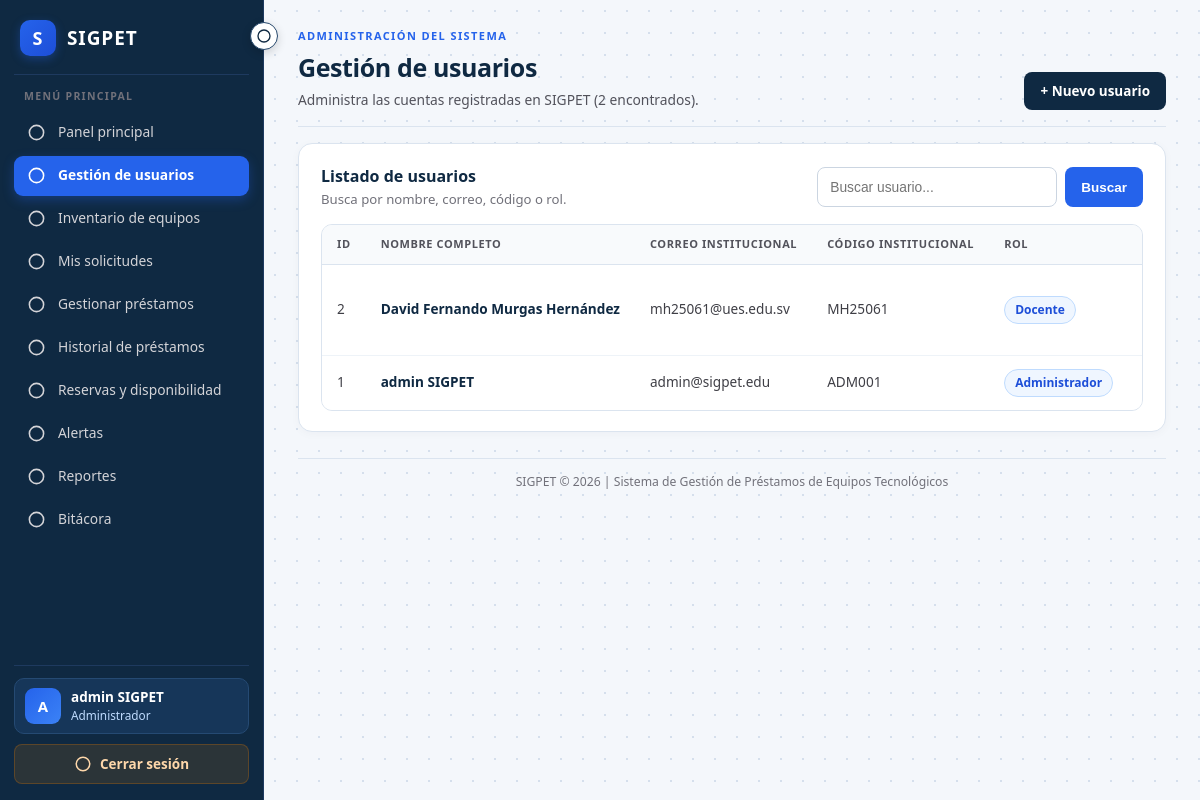
/usuarios/listar.php (signed in), run on the app's committed database.
### tables this page shows
CREATE TABLE `usuarios` (
  `id_usuario` int(11) NOT NULL,
  `id_rol` int(11) NOT NULL,
  `nombres` varchar(100) NOT NULL,
  `apellidos` varchar(100) NOT NULL,
  `correo_institucional` varchar(150) NOT NULL,
  `codigo_institucional` varchar(30) DEFAULT NULL,
  `password` varchar(255) NOT NULL,
  `activo` tinyint(1) NOT NULL DEFAULT 1,
  `fecha_registro` timestamp NULL DEFAULT current_timestamp()
);

CREATE TABLE `roles` (
  `id_rol` int(11) NOT NULL,
  `nombre_rol` varchar(50) NOT NULL,
  `descripcion` varchar(255) DEFAULT NULL
);

### includes/permisos.php (called while the page is built, shortened)
<?php
$permisos = [
    "Administrador" => [
        "usuarios.consultar",
        "usuarios.registrar",
        "usuarios.editar",
        "usuarios.desactivar",
        "usuarios.asignar_roles",
        "inventario.consultar",
        "inventario.registrar",
        "inventario.editar",
        "inventario.dar_baja",
        "inventario.consultar_estado",
        "inventario.buscar_disponibles",
        "prestamos.solicitar",
        "prestamos.gestionar",
        "prestamos.historial",
        "reservas.consultar",
        "reservas.gestionar",
        "alertas.consultar",
        "alertas.gestionar",
        "reportes.consultar",
        "bitacora.consultar"
    ],
    "Encargado de préstamos" => [
        "inventario.consultar",
        "inventario.registrar",
        "inventario.editar",
        "inventario.dar_baja",
        "inventario.consultar_estado",
        "inventario.buscar_disponibles",
        "prestamos.gestionar",
        "prestamos.historial",
        "reservas.consultar",
        "reservas.gestionar",
        "alertas.consultar",
        "alertas.gestionar",
        "reportes.consultar",
        "bitacora.consultar"
    ],
    "Estudiante" => [
        "inventario.consultar",
        "inventario.consultar_estado",
        "inventario.buscar_disponibles",
        "prestamos.solicitar",
        "reservas.consultar",
        "alertas.consultar"
    ],
    "Docente" => [
        "inventario.consultar",
        "inventario.consultar_estado",
        "inventario.buscar_disponibles",
        "prestamos.solicitar",
        "reservas.consultar",
        "alertas.consultar"
    ],
    "Coordinador académico" => [
        "inventario.consultar",
        "inventario.consultar_estado",
        "inventario.buscar_disponibles",
        "prestamos.historial",
        "reservas.consultar",
        "alertas.consultar",
        "reportes.consultar",
        "bitacora.consultar"
    ]
];
function tienePermiso(string $permiso): bool
{
    global $permisos;
    $rol = $_SESSION["rol"];
    return isset($permisos[$rol])
        && in_array($permiso, $permisos[$rol], true);
}
?>

### usuarios/listar.php (the view, shortened to what this page needs)
<?php
require_once __DIR__ . '/../config/conexion.php';
$busqueda = trim($_GET['buscar'] ?? '');
$sql = 'SELECT u.id_usuario, u.nombres, u.apellidos, u.correo_institucional, u.codigo_institucional, u.activo, u.fecha_registro, u.id_rol, r.nombre_rol FROM usuarios u INNER JOIN roles r ON u.id_rol = r.id_rol';
$sql .= ' ORDER BY u.id_usuario DESC';
$stmt = $conexion->prepare($sql);
$stmt->execute();
$resultado = $stmt->get_result();
$todosUsuarios = $resultado->fetch_all(MYSQLI_ASSOC);
$totalUsuarios = count($todosUsuarios);
$porPagina = 8;
$totalPaginas = max(1, (int)ceil($totalUsuarios / $porPagina));
$paginaActual = max(1, min($totalPaginas, (int)($_GET['pagina'] ?? 1)));
$offset = ($paginaActual - 1) * $porPagina;
$usuariosPagina = array_slice($todosUsuarios, $offset, $porPagina);
?>
<!DOCTYPE html><html lang="es"><head><meta charset="UTF-8"><meta name="viewport" content="width=device-width, initial-scale=1.0"><title>Gestión de usuarios | SIGPET</title>
    <link rel="icon" type="image/svg+xml" href="../assets/favicon.svg"><link rel="stylesheet" href="../CSS/base.css"><link rel="stylesheet" href="../CSS/dashboard.css"><link rel="stylesheet" href="../CSS/usuarios.css"><link rel="stylesheet" href="../CSS/inventario.css"></head>
<body class="dashboard-body"><div class="dashboard-layout">
<?php $rutaBase = '../'; $paginaActiva = 'usuarios'; require __DIR__ . '/../includes/sidebar.php'; ?>
<main class="dashboard-main"><header class="dashboard-header"><div><span class="header-subtitle">ADMINISTRACIÓN DEL SISTEMA</span><h1>Gestión de usuarios</h1><p class="header-desc">Administra las cuentas registradas en SIGPET (<?= $totalUsuarios ?> encontrado<?= $totalUsuarios === 1 ? '' : 's' ?>).</p></div><?php if (tienePermiso('usuarios.registrar')): ?><div class="header-actions"><a href="registrar.php" class="add-user-button">+ Nuevo usuario</a></div><?php endif; ?></header>
<section class="users-container"><div class="users-toolbar"><div><h3>Listado de usuarios</h3><p>Busca por nombre, correo, código o rol.</p></div><div class="users-toolbar-actions">
<form method="GET" action="listar.php" class="users-search"><input type="text" name="buscar" placeholder="Buscar usuario..." value="<?= htmlspecialchars($busqueda) ?>"><button type="submit">Buscar</button></form>
</div></div>
<div class="table-responsive"><table class="users-table"><thead><tr><th>ID</th><th>Nombre completo</th><th>Correo institucional</th><th>Código institucional</th><th>Rol</th><th>Estado</th><th>Fecha de registro</th><th>Acciones</th></tr></thead><tbody>
<?php if (!empty($usuariosPagina)): foreach ($usuariosPagina as $usuario): ?>
<tr><td><?= (int)$usuario['id_usuario'] ?></td><td><strong><?= htmlspecialchars($usuario['nombres'] . ' ' . $usuario['apellidos']) ?></strong></td><td><?= htmlspecialchars($usuario['correo_institucional']) ?></td><td><?= htmlspecialchars($usuario['codigo_institucional'] ?? 'No registrado') ?></td><td><span class="role-badge"><?= htmlspecialchars($usuario['nombre_rol']) ?></span></td><td></td></tr>
<?php endforeach; else: ?><tr><td colspan="8" class="empty-table"><?= $busqueda !== '' ? 'No se encontraron usuarios que coincidan con la búsqueda.' : 'Todavía no hay usuarios registrados.' ?></td></tr><?php endif; ?>
</tbody></table></div>
</section>
<footer class="dashboard-footer">SIGPET © 2026 | Sistema de Gestión de Préstamos de Equipos Tecnológicos</footer></main></div></body></html>

### CSS/base.css (style rules this page uses)
* { margin: 0; padding: 0; box-sizing: border-box; }
html { min-height: 100%; font-size: 16px; }
body { font-family: 'Segoe UI', system-ui, -apple-system, BlinkMacSystemFont, 'Helvetica Neue', Arial, sans-serif; font-size: 15px; line-height: 1.55; color: #1e293b; min-height: 100vh; -webkit-font-smoothing: antialiased; }

### CSS/dashboard.css (style rules this page uses)
.dashboard-body { margin: 0; min-height: 100vh; background-color: #f4f7fb; background-image: radial-gradient(#d5dfec 1px, transparent 1px); background-size: 22px 22px; font-family: 'Segoe UI', system-ui, -apple-system, BlinkMacSystemFont, 'Helvetica Neue', Arial, sans-serif; font-size: 14.5px; line-height: 1.5; color: #18181b; }
.dashboard-layout { display: flex; align-items: flex-start; min-height: 100vh; }
.dashboard-main { flex: 1; min-width: 0; padding: 24px 34px 28px; animation: sigpetFadeIn 0.16s ease-out; }
.dashboard-header { display: flex; justify-content: space-between; align-items: flex-end; gap: 18px; padding-bottom: 16px; border-bottom: 1.5px solid #dbe4ef; }
.header-subtitle { display: inline-block; color: #2563eb; font-size: 11px; font-weight: 800; letter-spacing: 1.4px; text-transform: uppercase; }
.dashboard-header h1 { font-size: 25px; font-weight: 800; margin: 3px 0 0; color: #0f2942; letter-spacing: -0.4px; }
.header-desc { margin: 4px 0 0; color: #52525b; font-size: 13.8px; line-height: 1.45; }
.header-actions { display: flex; align-items: center; gap: 10px; flex-wrap: wrap; flex-shrink: 0; }
.dashboard-footer { margin-top: 26px; padding: 14px 0 4px; border-top: 1px solid #dbe4ef; color: #71717a; font-size: 12.2px; text-align: center; }

### CSS/usuarios.css (style rules this page uses)
.users-container { margin-top: 16px; padding: 20px 22px; background: #ffffff; border: 1px solid #dbe4ef; border-radius: 14px; box-shadow: 0 2px 10px rgba(15, 41, 66, 0.03); }
.users-toolbar { display: flex; justify-content: space-between; align-items: center; gap: 16px; margin-bottom: 14px; }
.users-toolbar h3 { color: #0f2942; font-size: 16px; font-weight: 700; margin: 0; }
.users-toolbar p { color: #71717a; font-size: 13.2px; margin: 2px 0 0; }
.users-toolbar-actions { display: flex; align-items: center; justify-content: flex-end; gap: 10px; flex-wrap: wrap; }
.users-search { display: flex; align-items: center; gap: 8px; }
.users-search input { width: 240px; height: 40px; padding: 7px 12px; border: 1px solid #cbd5e1; border-radius: 8px; outline: none; color: #0f2942; font-size: 13.8px; }
.users-search button { height: 40px; padding: 0 16px; border: none; border-radius: 8px; background: #2563eb; color: #ffffff; font-size: 13.5px; font-weight: 600; cursor: pointer; transition: background 0.15s ease; }
.users-table { width: 100%; border-collapse: collapse; white-space: nowrap; text-align: left; font-variant-numeric: tabular-nums; }
.users-table thead { background: #f8fafc; }
.users-table th { color: #52525b; font-size: 11px; font-weight: 700; letter-spacing: 0.6px; text-transform: uppercase; text-align: left; padding: 11px 15px; border-bottom: 1px solid #dbe4ef; }
.users-table td { padding: 12px 15px; color: #3f3f46; font-size: 13.6px; text-align: left; border-bottom: 1px solid #eef3f8; vertical-align: middle; }
.users-table tbody tr { transition: background 0.12s ease; }
.users-table tbody tr:last-child td { border-bottom: none; }
.users-table td strong { color: #0f2942; }
.role-badge { display: inline-flex; align-items: center; padding: 4px 10px; border-radius: 999px; background: #eff6ff; border: 1px solid #bfdbfe; color: #1d4ed8; font-size: 12px; font-weight: 600; }

### CSS/inventario.css (style rules this page uses)
.table-responsive { width: 100%; overflow-x: auto; border: 1px solid #dbe4ef; border-radius: 11px; background: #ffffff; }
.add-user-button { display: inline-flex; align-items: center; justify-content: center; height: 38px; padding: 0 16px; border-radius: 8px; background: #0f2942; color: #ffffff !important; font-size: 13.5px; font-weight: 600; text-decoration: none !important; white-space: nowrap; transition: background 0.15s ease; }

### data on the page
usuarios: id_usuario "2", nombres+apellidos "David Fernando Murgas Hernández", correo_institucional "mh25061@ues.edu.sv", codigo_institucional "MH25061", id_rol.nombre_rol "Docente"
usuarios: id_usuario "1", nombres+apellidos "admin SIGPET", correo_institucional "admin@sigpet.edu", codigo_institucional "ADM001", id_rol.nombre_rol "Administrador"

### other printed values
$inicial "A"
$nombre . ' ' . $apellido "admin SIGPET"
$rol "Administrador"
$totalUsuarios "2"
